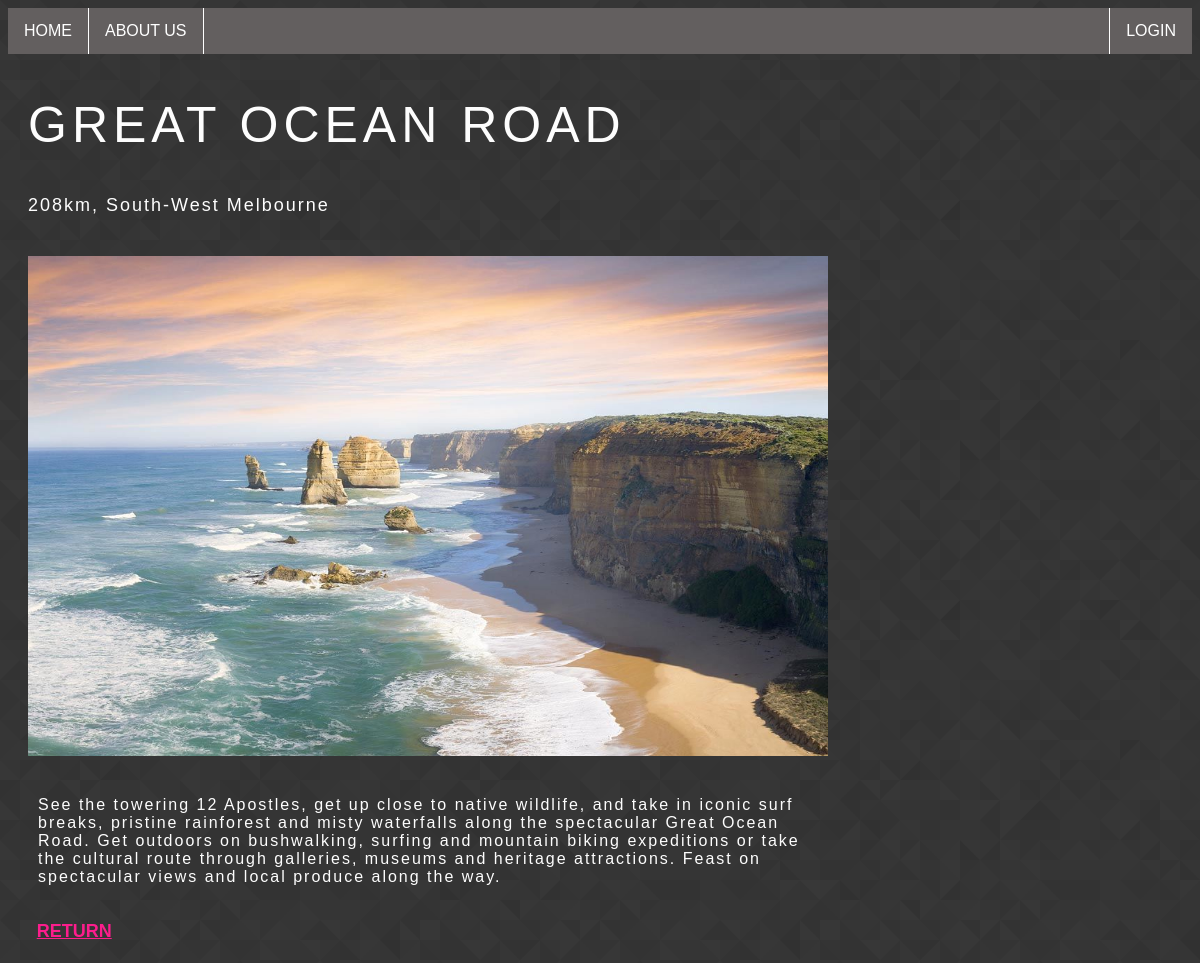
The page /detailspage.php?id=4 on the database its author committed.
### tables this page shows
CREATE TABLE `product` (
  `id` tinyint(10) NOT NULL,
  `name` varchar(20) NOT NULL,
  `description` text NOT NULL,
  `image` varchar(50) NOT NULL,
  `caption` varchar(50) NOT NULL,
  `location` varchar(50) NOT NULL,
  `date_update` timestamp NOT NULL DEFAULT current_timestamp() ON UPDATE current_timestamp()
);

### db_class.php (called while the page is built, shortened)
<?php
class dbController{
    private $conn;
    public function __construct($host,$user,$pass,$db){
        $this->conn = new mysqli(
            $this->host=$host,
            $this->user=$user,
            $this->pass=$pass,
            $this->db=$db
        );
        return $this->conn;
    }
    public function getOneRecord($sql){
        $result = $this->conn->query($sql);
        if ($this->conn->error){
            $this->logError($this->conn->error, $sql);
            return false;
        }
        else{
        $row = $result->fetch_assoc();
        return $row;
        }
    }
}
?>

### detailspage.php (the view, shortened to what this page needs)
<?php
include ('includes/header.php');
include ('includes/nav.php');
$id = $_GET['id'];
require_once 'db_class.php';
$connection = new dbController(HOST,USER,PASS,DB);
$sql = "SELECT id,name,image,caption,description,location FROM product where id=$id";
$record = $connection->getOneRecord($sql);
$name = $record['name'];
$image = $record['image'];
$description = $record['description'];
$location = $record['location'];
echo "<section>";
    echo "<h2 id='headdetail'>$name<h2>";
    echo "<p id='locationdetail'> $location </p>";
    echo "<div id='firstdetailblock'><img src='$image' alt='$name' width=800px height=500px ></div>";
    echo "<div id='seconddetailblock'><p id='descriptiondetail'> $description </p></div>";
    echo "<a id='return' href='home.php'>RETURN</a>";
echo "</section>";
include ('includes/footer.php');
?>

### css/stylewebsite.css (style rules this page uses)
body { background-image: url("prism.png"); }
#return { padding: 8px; text-align: left; color: #fc1d8c; font-family: 'Julius Sans One', sans-serif; font-size: 18px; position: relative; left: 1.75%; }
#firstdetailblock { margin-right: auto; width: 800px; height: 500px; margin-top: 40px; margin-left: 20px; }
#seconddetailblock { margin-right: auto; margin-left: 10px; margin-top: 40px; width: 800px; height: 120px; }
#headdetail { margin-left: 20px; color: #fdfdfd; font-family: 'Julius Sans One', sans-serif; font-weight: normal; font-size: 50px; letter-spacing: 5px; }
#locationdetail { margin-left: 20px; color: #fdfdfd; font-family: 'Julius Sans One', sans-serif; font-weight: normal; font-size: 18px; letter-spacing: 2px; }
#descriptiondetail { margin-left: 20px; color: #fdfdfd; font-family: 'Julius Sans One', sans-serif; font-weight: normal; font-size: 16px; letter-spacing: 2px; }

### rows shown on the page
product: name "GREAT OCEAN ROAD", location "208km, South-West Melbourne", image (picture), description "See the towering 12 Apostles, get up close to native wildlife, and take in iconic surf breaks, pristine rainforest and misty waterfalls along the spectacular Great Ocean Road. Get outdoors on bushwalking, surfing and mountain biking expeditions or take the cultural route through galleries, museums and heritage attractions. Feast on spectacular views and local produce along the way."
